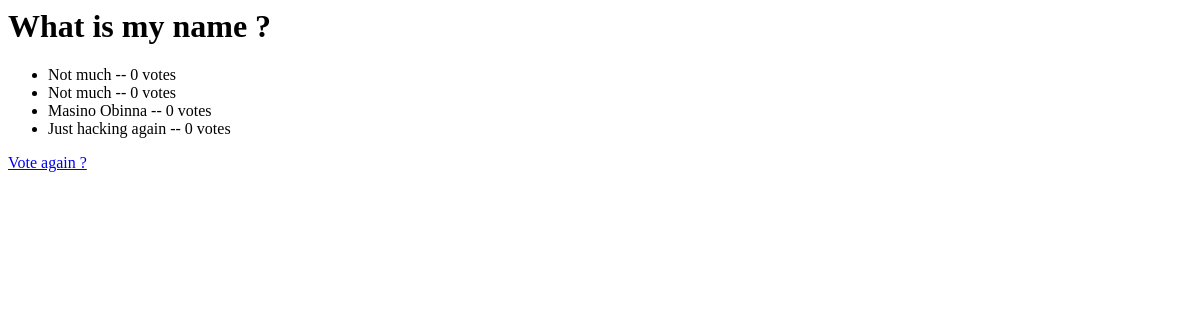
/1/results/, run on an earlier commit of the app's database.
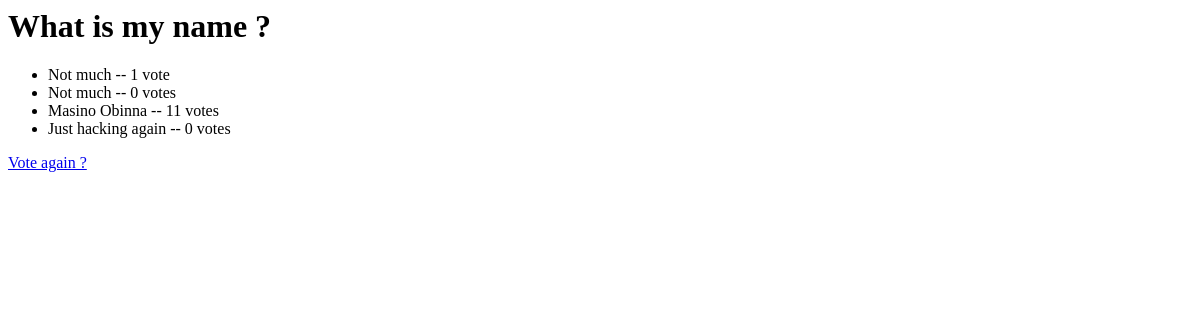
And on a later commit of the database.
### myapp/models.py (models this page shows, shortened)
class Choice(models.Model):
    question = models.ForeignKey(Question, on_delete=models.CASCADE)
    choice_text = models.CharField(max_length=200)
    votes = models.IntegerField(default=0)

### myapp/views.py (the view)
# urls.py: path('<int:pk>/results/', views.ResultsView.as_view(), name='results'),
class ResultsView(generic.DetailView):
    model = Question
    template_name = 'myapp/results.html'

### myapp/templates/myapp/results.html
<h1>{{ question.question_text }}</h1>
<ul>
    {% for choice in question.choice_set.all %}
    <li>{{ choice.choice_text }} -- {{ choice.votes }} vote{{ choice.votes|pluralize }}</li>
    {% endfor %}
</ul>
<a href="{% url 'myapp:detail' question.id %}">Vote again ?</a>

What changed in the data, as far as the page shows it:
changed Choice (number 1 of 4 on the later page): votes "0" → "1"
changed Choice "Masino Obinna": votes "0" → "11"
